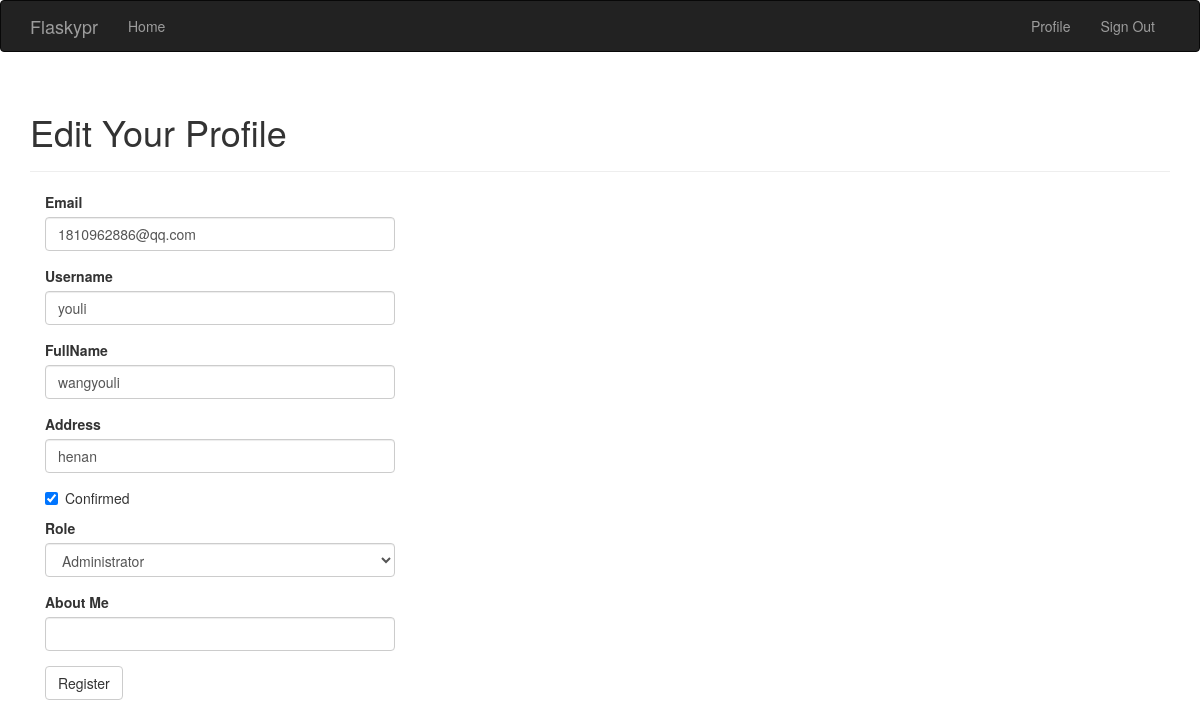
The page /edit-profile/2 (signed in) on the database its author committed.
### app/models.py (models this page shows, shortened)
class User(UserMixin, db.Model):
    __tablename__ = 'users'
    id = db.Column(db.Integer, primary_key=True)
    username = db.Column(db.String(64), unique=True, index=True)
    email = db.Column(db.String(64), unique=True, index=True)
    role_id = db.Column(db.Integer, db.ForeignKey('roles.id'))
    password_hash = db.Column(db.String(128))
    confirmed = db.Column(db.Boolean, default=False)
    name = db.Column(db.String(64))
    location = db.Column(db.String(64))
    about_me = db.Column(db.Text())
    member_since = db.Column(db.DateTime(), default=datetime.datetime.utcnow)
    last_seen = db.Column(db.DateTime(), default=datetime.datetime.utcnow)
    avatar_hash = db.Column(db.String(32))
    posts = db.relationship('Post', backref='author', lazy='dynamic')
    followed = db.relationship('FollowT',
                               foreign_keys=[FollowT.follower_id],
                               backref=db.backref('follower', lazy='joined'),
                               lazy='dynamic', cascade='all, delete-orphan')
    followers = db.relationship('FollowT',
                                foreign_keys=[FollowT.followed_id],
                                backref=db.backref('followed', lazy='joined'),
                                lazy='dynamic',
                                cascade='all, delete-orphan')
    def ping(self):
        self.last_seen = datetime.datetime.utcnow()
        db.session.add(self)
    @property
    def password(self):
        raise AttributeError('password is not a readable attribute')
    def can(self, perm):
        return self.role is not None and self.role.has_permission(perm)

### app/main/views.py (the view, shortened to what this page needs)
@main.route('/edit-profile/<int:id>', methods=['GET', 'POST'])
@login_required
@admin_required
def edit_profile_admin(id):
    user = User.query.get_or_404(id)
    form = EditProfileAdminForm(user=user)
    form.email.data = user.email
    form.username.data = user.username
    form.confirmed.data = user.confirmed
    form.role.data = user.role_id
    form.name.data = user.name
    form.address.data = user.location
    form.about_me.data = user.about_me
    return render_template('edit_profile.html', form=form, user=user)

### app/main/forms.py (shortened to what this page needs)
class EditProfileAdminForm(FlaskForm):
    email = StringField('Email', validators=[DataRequired(), Length(1, 64), Email()])
    username = StringField('Username', validators=[DataRequired(), Length(1, 64),
                                                   Regexp('^[A-Za-z][A-Za-z0-9_.]*$', 0,
                                                          'Username must have only letters, numbers,dots or underscores')])
    name = StringField('FullName', validators=[DataRequired(), Length(1, 64), Regexp('^[A-Za-z]+\s*\w$', 0)])
    address = StringField('Address', validators=[DataRequired(), Length(1, 64)])
    confirmed = BooleanField('Confirmed')
    role = SelectField('Role', coerce=int)
    about_me = StringField('About Me', validators=[Length(0, 100)])
    submit = SubmitField('Register')
    def __init__(self, user, *args, **kwargs):
        super(EditProfileAdminForm, self).__init__(*args, **kwargs)
        self.role.choices = [(role.id, role.name) for role in Role.query.order_by(Role.name).all()]
        self.user = user

### app/auth/views.py (called while the page is built)
@auth.before_app_request
def before_request():
    if current_user.is_authenticated:
        current_user.ping()
        if not current_user.confirmed \
            and request.endpoint[:5] != 'auth.'\
                and request.endpoint != 'static':
            return redirect(url_for('auth.unconfirmed'))

### app/main/__init__.py (called while the page is built)
@main.app_context_processor
def inject_permissions():
    return dict(Permission=Permission)

### app/models.py (called while the page is built)
@login_manager.user_loader
def load_user(user_id):
    return User.query.get(int(user_id))

    def has_permission(self, perm):
        return self.permissions and perm == perm

### app/templates/edit_profile.html (shortened to what this page needs)
{% extends 'base.html'%}
{% import 'bootstrap/wtf.html' as wtf %}
{% block page_content %}
<div class="page-header">
    <h1>Edit Your Profile</h1>
</div>
<div class="col-md-4">
    {{ wtf.quick_form(form)}}
</div>
{% endblock%}

### rows shown on the page
User: email "1810962886@qq.com", username "youli", name "wangyouli", confirmed "☑", role "Administrator"
